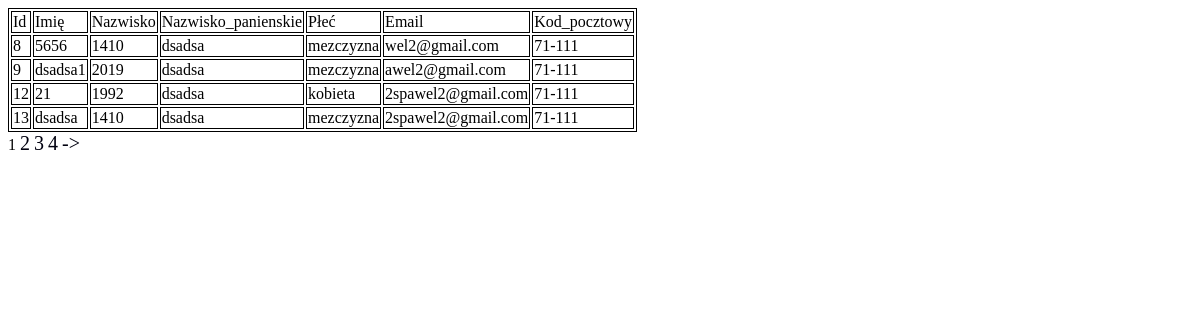
Page /baza.php on the committed database.
### tables this page shows
CREATE TABLE `pracownik` (
  `id` int(60) NOT NULL,
  `imie` varchar(60) NOT NULL,
  `nazwisko` varchar(60) NOT NULL,
  `gender` varchar(60) NOT NULL,
  `nazwisko_panienskie` varchar(60) NOT NULL,
  `email` varchar(60) NOT NULL,
  `kod_pocztowy` varchar(60) NOT NULL
);

### baza.php (the view, shortened to what this page needs)
<?php
	echo'<link rel="stylesheet" href="style.css" type="text/css">';
	$pdo = new PDO('mysql:host=localhost;dbname=zadanie','root');
	$sprr = $pdo->query ("SELECT id FROM pracownik");
	echo '<div style="font-size:17.5px;"><table> ';
	$ile_wierszy=$sprr->rowCount();
$cur_page = isset($_GET['page']) ? $_GET['page'] : 1;
$results_per_page = 4;
$skip = (($cur_page - 1) * $results_per_page);
$total=$ile_wierszy;
$num_pages = ceil($total / $results_per_page);
$stmt = $pdo->query ("SELECT * FROM pracownik Orders LIMIT $skip, $results_per_page");
	if($sprr->rowCount()<1){
			echo '<tr>
			<td>Brak bazy</td>
			</tr>
			';
		}else{
	echo '
		<tr>
			<td>Id</td>
			<td>Imię </td>
			<td>Nazwisko </td>
			<td>Nazwisko_panienskie </td>
			<td>Płeć </td>
			<td>Email </td>
			<td>Kod_pocztowy</td>
		</tr>
		';
	while ($rekord = $stmt->fetch()){
		if($rekord['imie']==''){
			echo '<tr>
			<td>Brak bazy</td>
			</tr>
			';
		}
		else{
		echo '
		<tr>
			<td>'.$rekord['id'].' </td>
			<td>'.$rekord['imie'].' </td>
			<td>'.$rekord['nazwisko'].' </td>
			<td>'.$rekord['nazwisko_panienskie'].' </td>
			<td>'.$rekord['gender'].' </td>
			<td>'.$rekord['email'].' </td>
			<td>'.$rekord['kod_pocztowy'].' </td>
		</tr>
		';
		}
	}
		}
	echo '</table></div>';
		function generate_page_links($cur_page, $num_pages) {
     $page_links = '';
     $i = $cur_page - 4;
     $page = $i + 8;
     for ($i; $i <= $page; $i++) {
          if ($i > 0 && $i <= $num_pages) {
               if ($cur_page == $i  && $i != 0) {
                    $page_links .= '' . $i;
               }
               else {
                    $page_links .= ' <a href="' . $_SERVER['PHP_SELF'] . '?page=' . $i . '"> ' . $i . '</a> ';
               }
          }
     }
     if ($cur_page < $num_pages) {
          $page_links .= '<a href="' . $_SERVER['PHP_SELF'] . '?page=' . ($cur_page + 1) . '">-></a>';
     }
     return $page_links;
}
     echo generate_page_links($cur_page, $num_pages);
?>

### style.css (style rules this page uses)
a:link { color:#00000f; font-size:20px; text-decoration:none; }
table, th, td { border:1px solid black; }

### rows in the picture
pracownik: id "8", imie "5656", nazwisko "1410", nazwisko_panienskie "dsadsa", gender "mezczyzna", email "wel2@gmail.com", kod_pocztowy "71-111"
pracownik: id "9", imie "dsadsa1", nazwisko "2019", nazwisko_panienskie "dsadsa", gender "mezczyzna", email "awel2@gmail.com", kod_pocztowy "71-111"
pracownik: id "12", imie "21", nazwisko "1992", nazwisko_panienskie "dsadsa", gender "kobieta", email "2spawel2@gmail.com", kod_pocztowy "71-111"
pracownik: id "13", imie "dsadsa", nazwisko "1410", nazwisko_panienskie "dsadsa", gender "mezczyzna", email "2spawel2@gmail.com", kod_pocztowy "71-111"
